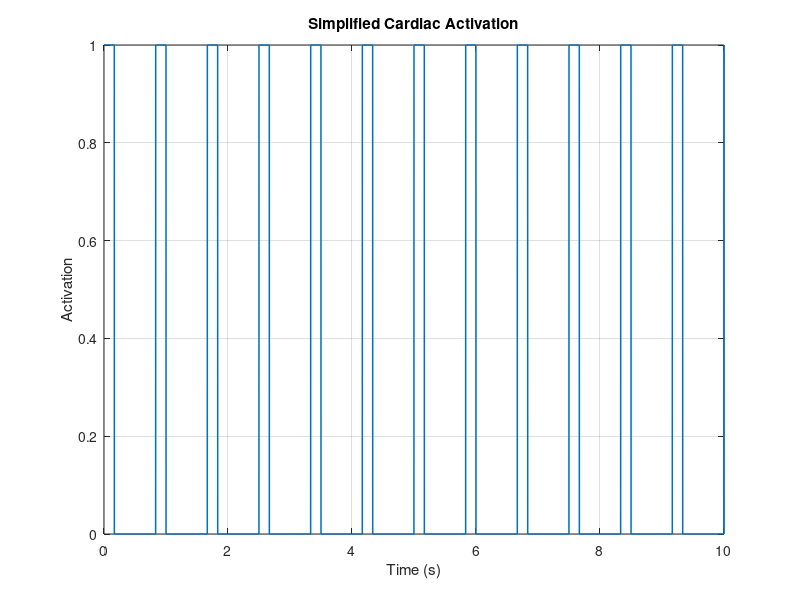
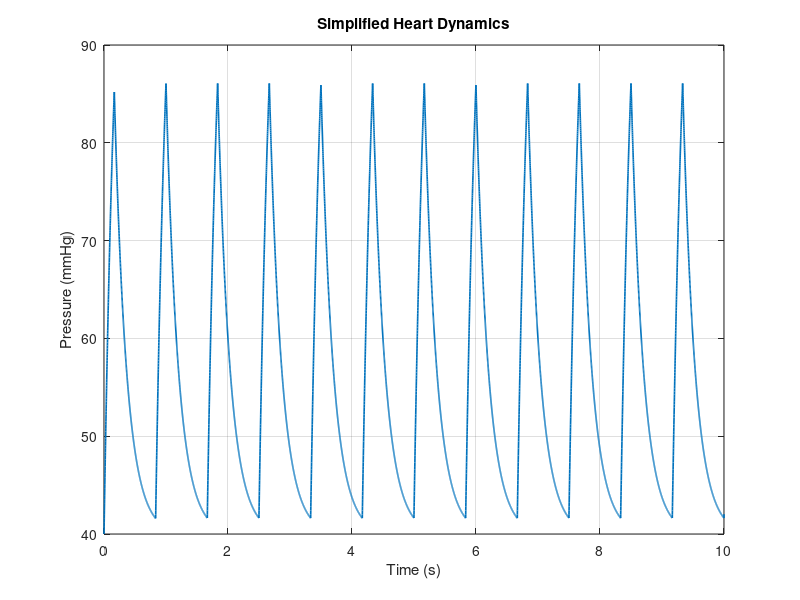
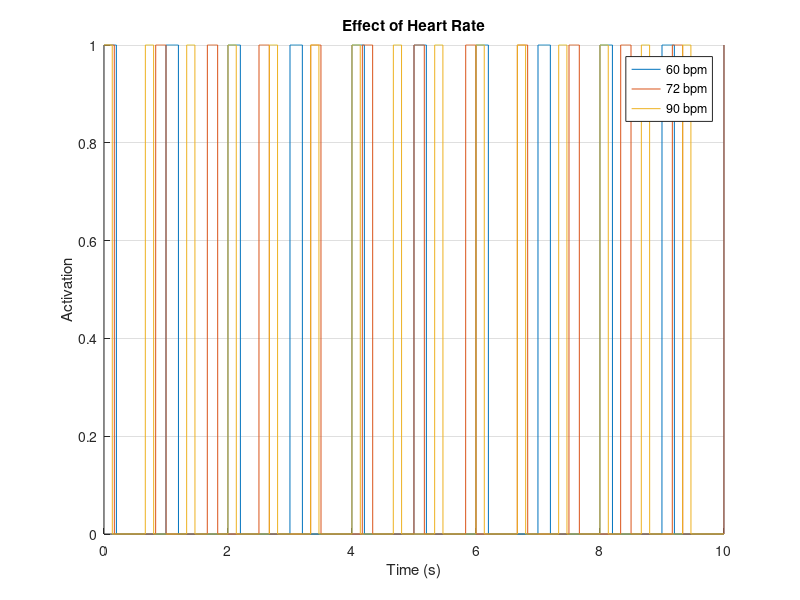

The MATLAB source for these figures, in order:
%% EXPERIMENT 6 - SIMULATION OF HEART DYNAMICS
clear; 
close all; 
clc;
%% INPUT PARAMETERS
HR=72; % beats/min
tau=0.20; % time constant (s)
Tend=10; % simulation time
dt=0.001; % step size
baseline=40; % mmHg
peak=120; % mmHg
t=0:dt:Tend;
f=HR/60;
%% PERIODIC CARDIAC ACTIVATION
activation=0.5*(1+square(2*pi*f*t,20));
%% INITIAL PRESSURE
P=zeros(size(t));
P(1)=baseline;
%% DYNAMIC EQUATION
for k=2:length(t)
    target=baseline+(peak-baseline)*activation(k);
    dPdt=(target-P(k-1))/tau;
    P(k)=P(k-1)+dt*dPdt;
end
%% FIGURE 1
figure('Name','Cardiac Activation');
plot(t,activation,'LineWidth',1.1);
grid on;
xlabel('Time (s)');
ylabel('Activation');
title('Simplified Cardiac Activation');
%% FIGURE 2
figure('Name','Simulated Pressure');
plot(t,P,'LineWidth',1.2);
grid on;
xlabel('Time (s)');
ylabel('Pressure (mmHg)');
title('Simplified Heart Dynamics');
%% NUMERICAL OBSERVATIONS
fprintf('\n===== HEART DYNAMICS OBSERVATIONS =====\n');
fprintf('Heart rate = %.1f bpm\n',HR);
fprintf('Time constant = %.3f s\n',tau);
fprintf('Mean pressure = %.2f mmHg\n',mean(P));
fprintf('Maximum pressure = %.2f mmHg\n',max(P));
fprintf('Minimum pressure = %.2f mmHg\n',min(P));
%% PARAMETER COMPARISON
HRset=[60 72 90];
figure('Name','Heart Rate Comparison');
hold on;
for h=HRset
    f2=h/60;
    a2=0.5*(1+square(2*pi*f2*t,20));
    plot(t,a2,'DisplayName',sprintf('%d bpm',h));
end
grid on;
xlabel('Time (s)');
ylabel('Activation');
title('Effect of Heart Rate');
legend('Location','best');
